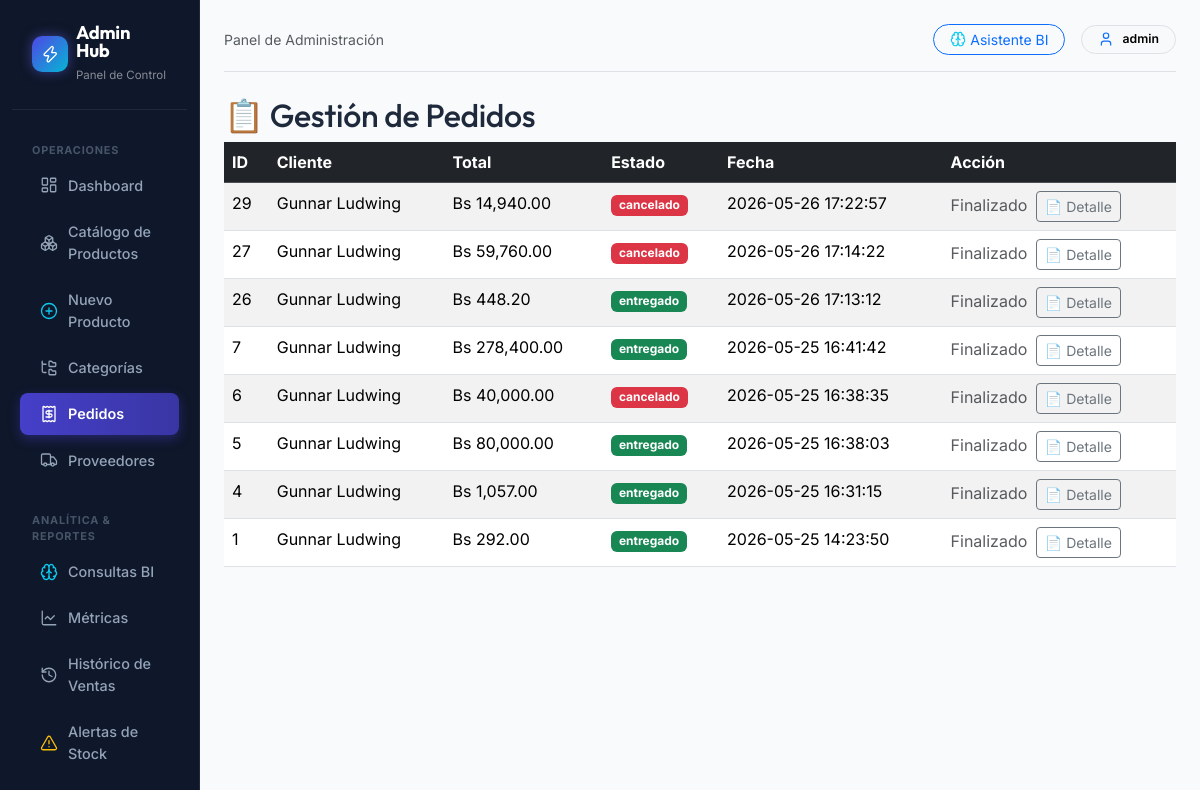
/admin/pedidos.php (signed in), run on the app's committed database.
### tables this page shows
CREATE TABLE `pedidos` (
  `id` int(10) UNSIGNED NOT NULL,
  `cliente_id` int(10) UNSIGNED NOT NULL,
  `total` decimal(10,2) NOT NULL DEFAULT 0.00,
  `estado` enum('pendiente','confirmado','enviado','entregado','cancelado') NOT NULL DEFAULT 'pendiente',
  `notas` text DEFAULT NULL COMMENT 'Instrucciones especiales del cliente',
  `notificado_telegram` tinyint(1) NOT NULL DEFAULT 0 COMMENT '1 = ya se envió notificación',
  `creado_en` timestamp NOT NULL DEFAULT current_timestamp(),
  `actualizado_en` timestamp NOT NULL DEFAULT current_timestamp() ON UPDATE current_timestamp()
);

CREATE TABLE `clientes` (
  `id` int(10) UNSIGNED NOT NULL,
  `nombre` varchar(150) NOT NULL,
  `telefono` varchar(30) DEFAULT NULL,
  `email` varchar(200) DEFAULT NULL,
  `direccion` text DEFAULT NULL,
  `creado_en` timestamp NOT NULL DEFAULT current_timestamp()
);

### admin/pedidos.php (the view, shortened to what this page needs)
<?php
$pdo = Database::getConnection();
$pedidos = $pdo->query("
    SELECT p.id, p.estado, p.total, p.creado_en, c.nombre AS cliente
    FROM pedidos p
    JOIN clientes c ON p.cliente_id = c.id
    ORDER BY p.creado_en DESC
")->fetchAll();
?>
<h2>📋 Gestión de Pedidos</h2>
<div class="table-responsive">
    <table class="table table-striped">
        <thead class="table-dark">
            <tr><th>ID</th><th>Cliente</th><th>Total</th><th>Estado</th><th>Fecha</th><th>Acción</th></tr>
        </thead>
        <tbody>
        <?php foreach ($pedidos as $ped): ?>
            <tr>
                <td><?= $ped['id'] ?></td>
                <td><?= htmlspecialchars($ped['cliente']) ?></td>
                <td>Bs <?= number_format((float)$ped['total'], 2) ?></td>
                <td>
                    <span class="badge bg-<?=
                        $ped['estado'] == 'pendiente' ? 'warning' :
                        ($ped['estado'] == 'entregado' ? 'success' :
                        ($ped['estado'] == 'cancelado' ? 'danger' : 'info'))
                    ?>"><?= $ped['estado'] ?></span>
                </td>
                <td><?= $ped['creado_en'] ?></td>
                <td>
                    <?php if ($ped['estado'] != 'entregado' && $ped['estado'] != 'cancelado'): ?>
                        <div class="btn-group btn-group-sm">
                            <?php if ($ped['estado'] == 'pendiente'): ?>
                                <a href="?cambiar_estado=confirmado&pedido_id=<?= $ped['id'] ?>" class="btn btn-outline-success">Confirmar</a>
                            <?php endif; ?>
                            <?php if ($ped['estado'] == 'confirmado' || $ped['estado'] == 'pendiente'): ?>
                                <a href="?cambiar_estado=enviado&pedido_id=<?= $ped['id'] ?>" class="btn btn-outline-primary">Enviar</a>
                            <?php endif; ?>
                            <a href="?cambiar_estado=entregado&pedido_id=<?= $ped['id'] ?>" class="btn btn-outline-success">Entregar</a>
                            <a href="?cambiar_estado=cancelado&pedido_id=<?= $ped['id'] ?>" class="btn btn-outline-danger" onclick="return confirm('¿Cancelar pedido?')">Cancelar</a>
                        </div>
                    <?php else: ?>
                        <span class="text-muted">Finalizado</span>
                    <?php endif; ?>
                    <a href="detalle_pedido.php?id=<?= $ped['id'] ?>" class="btn btn-sm btn-outline-secondary ms-1">📄 Detalle</a>
                </td>
            </tr>
        <?php endforeach; ?>
        </tbody>
    </table>
</div>
<?php
require 'layout.php';

### assets/css/admin.css (style rules this page uses)
:root { --admin-bg: #f8fafc; --admin-sidebar: #0f172a; --admin-card: #ffffff; --admin-primary: #4f46e5; --admin-text-main: #1e293b; --admin-text-muted: #64748b; --admin-border: #e2e8f0; }
body { font-family: 'Inter', sans-serif; background-color: var(--admin-bg); color: var(--admin-text-main); }
h1, h2, h3, h4, h5, h6, .brand-font { font-family: 'Outfit', sans-serif; letter-spacing: -0.01em; }

### data on the page
pedidos: id "29", cliente.nombre "Gunnar Ludwing", total "14,940.00", estado "cancelado", creado_en "2026-05-26 17:22:57", shows "Finalizado"
pedidos: id "27", cliente.nombre "Gunnar Ludwing", total "59,760.00", estado "cancelado", creado_en "2026-05-26 17:14:22", shows "Finalizado"
pedidos: id "26", cliente.nombre "Gunnar Ludwing", total "448.20", estado "entregado", creado_en "2026-05-26 17:13:12", shows "Finalizado"
pedidos: id "7", cliente.nombre "Gunnar Ludwing", total "278,400.00", estado "entregado", creado_en "2026-05-25 16:41:42", shows "Finalizado"
pedidos: id "6", cliente.nombre "Gunnar Ludwing", total "40,000.00", estado "cancelado", creado_en "2026-05-25 16:38:35", shows "Finalizado"
pedidos: id "5", cliente.nombre "Gunnar Ludwing", total "80,000.00", estado "entregado", creado_en "2026-05-25 16:38:03", shows "Finalizado"
pedidos: id "4", cliente.nombre "Gunnar Ludwing", total "1,057.00", estado "entregado", creado_en "2026-05-25 16:31:15", shows "Finalizado"
pedidos: id "1", cliente.nombre "Gunnar Ludwing", total "292.00", estado "entregado", creado_en "2026-05-25 14:23:50", shows "Finalizado"

### other printed values
$_SESSION['admin_user'] "admin"
